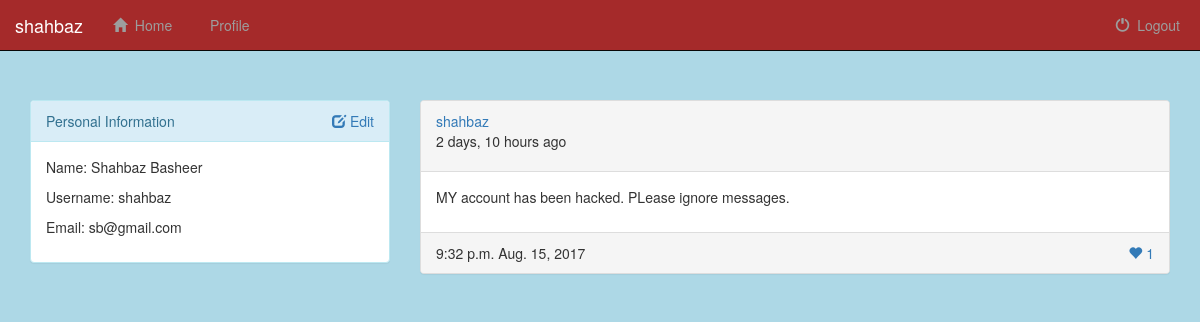
Page /show_profile/shahbaz (signed in) on the committed database.
### Website/models.py (models this page shows, shortened)
class Post(models.Model):
    user = models.ForeignKey(User, on_delete=models.CASCADE, related_name="user_posts")
    date = models.DateField(default=datetime.date.today)
    content = models.TextField()
    like_count = models.IntegerField(default=0)
    time = models.TimeField(default=datetime.datetime.now)

### Website/views.py (the view)
# urls.py: url(r'^show_profile/(?P<username>\w+)$', views.show_profile, name='show_profile'),
@login_required
def show_profile(request, username):
    posts = Post.objects.all()
    user = User.objects.get(username=username)
    return render(request, 'Website/show_profile.html', {'posts': posts, 'user': user})

### Website/templates/Website/show_profile.html (shortened to what this page needs)
{% extends 'Website/base.html' %}
{% block content %}
	{% if user.is_authenticated %}
	<div class='container'>
		<div class='row'>
			<div class='col-sm-4'>
				<div class='panel panel-info'>
					<div class='panel-heading'>
						Personal Information
                        <div class="pull-right">
                            <a href="">
                                <span class="glyphicon glyphicon-edit"></span>&nbsp;Edit
                            </a>
                        </div>
					</div>
					<div class='panel-body'>
						<p>Name: {{user.first_name}} {{user.last_name}}</p>
						<p>Username: {{user.username}}</p>
						<p>Email: {{user.email}}</p>
					</div>
				</div>
			</div>
			<div class='col-sm-8'>
				 {% for post in posts reversed %}
				 {% if post.user.username == user.username %}
					<div class="panel panel-default">
						<div class='panel-heading'>
							<a href="{% url 'show_profile' user.username %}">{{ post.user }}</a>
                            <p>{{ post.date|timesince }} ago</p>
						</div>
						<div class="panel-body">
							<p> {{ post.content }} </p>
						</div>
						<div class="panel-footer">
							{{ post.time }} {{ post.date }}
							<div class="pull-right">
								<a href="{% url 'likepost' post.id %}" class="like-button">
									<span class='glyphicon glyphicon-heart like-button' aria-hidden='true'></span>&nbsp;{{ post.like_count }}
								</a>
							</div>
						</div>
					</div>
				{% endif %}
                {% endfor %}
			</div>
		</div>
    </div>
    {% endif %}
{% endblock %}

### Website/templates/Website/base.html (shortened to what this page needs)
{% load staticfiles %}
<!DOCTYPE html>
<html>
<head>
    <link rel="stylesheet" href="https://maxcdn.bootstrapcdn.com/bootstrap/3.3.7/css/bootstrap.min.css">
    <link rel="stylesheet" type="text/css" href="{% static 'Website/css/stylesheet.css' %}">
</head>
<body>
    <div class='container-fluid' id='navbarhome'>
        <nav class='navbar navbar-inverse navbar-fixed-top'>
            <div class='navbar-header'>
                {% if user.is_authenticated %}
                    <a class='navbar-brand' href='{% url "index" %}'>{{user.username}}</a>
                {% else %}
                    <a class='navbar-brand' href='{% url "index" %}'>TheSN</a>
                {% endif %}
            </div>
            <div class='collapse navbar-collapse' id='topnavbar'>
                <ul class='nav navbar-nav'>
                    {% if user.is_authenticated %}
                    <li>
                        <a href='{% url "index" %}'>
                            <span class='glyphicon glyphicon-home' aria-hidden='true'></span>&nbsp;
                            Home
                        </a>
                    </li>
                    <li>
                        <a href='{% url "show_profile" user.username %}'>
                            &nbsp;
                            Profile
                        </a>
                    </li>
                    {% endif %}
                </ul>
                    {% if user.is_authenticated %}
                    <ul class='nav navbar-nav navbar-right'>
                        <li id='logout'>
                            <a href='{% url "logout"%}?next=/'>
                                <span class='glyphicon glyphicon-off' aria-hidden='true'></span>&nbsp;
                                Logout
                            </a>
                        </li>
                    </ul>
                    {% endif %}
            </div>
        </nav>
    </div>
{% block content %}
{% endblock %}
</body>
</html>

### Website/static/Website/css/stylesheet.css (style rules this page uses)
body { background-color: lightblue; }
#navbarhome { padding-bottom: 100px; }
.navbar-inverse { background-color: brown; }
#logout { margin-right: 20px; }

### rows in the picture
Post: user "shahbaz", date "2 days, 10 hours", content "MY account has been hacked. PLease ignore messages.", time "9:32 p.m.", date "Aug. 15, 2017", like_count "1"

### other values in the picture
{{ user.username }} "shahbaz"
{{ user.first_name }} "Shahbaz"
{{ user.last_name }} "Basheer"
{{ user.email }} "sb@gmail.com"
